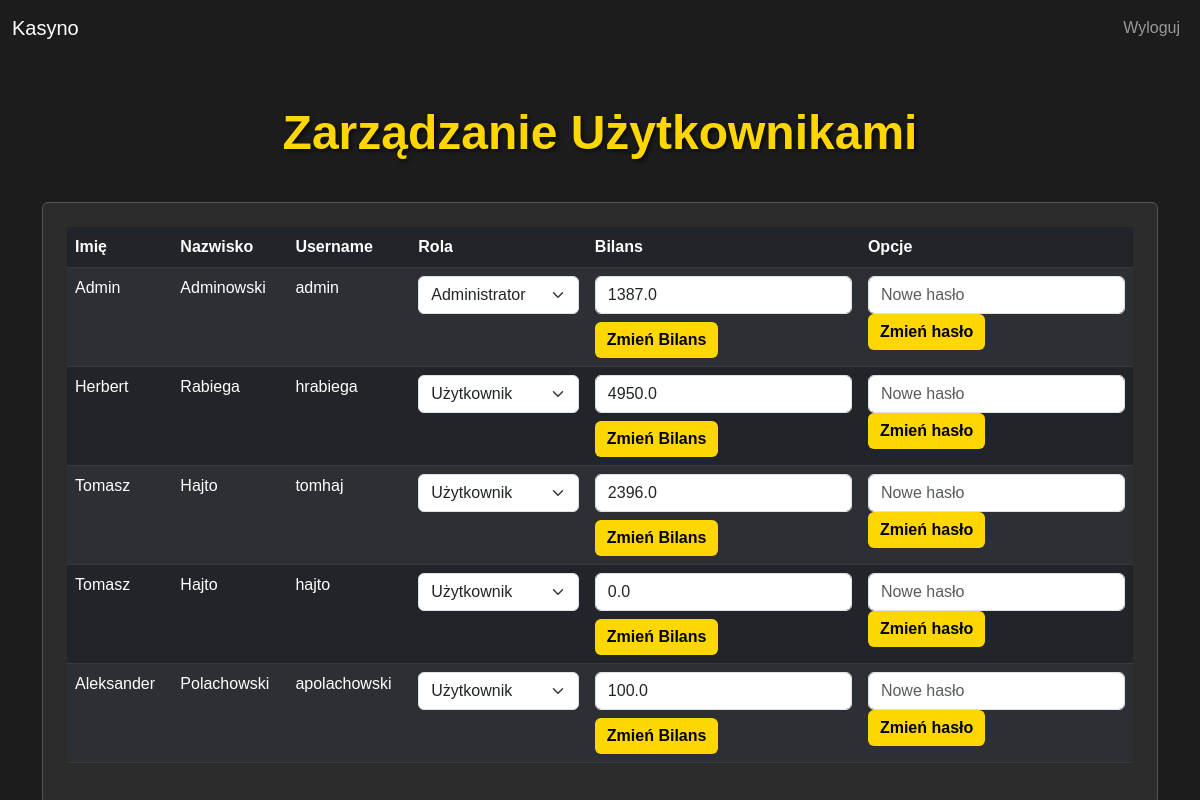
The app's page /admin_users, older data.
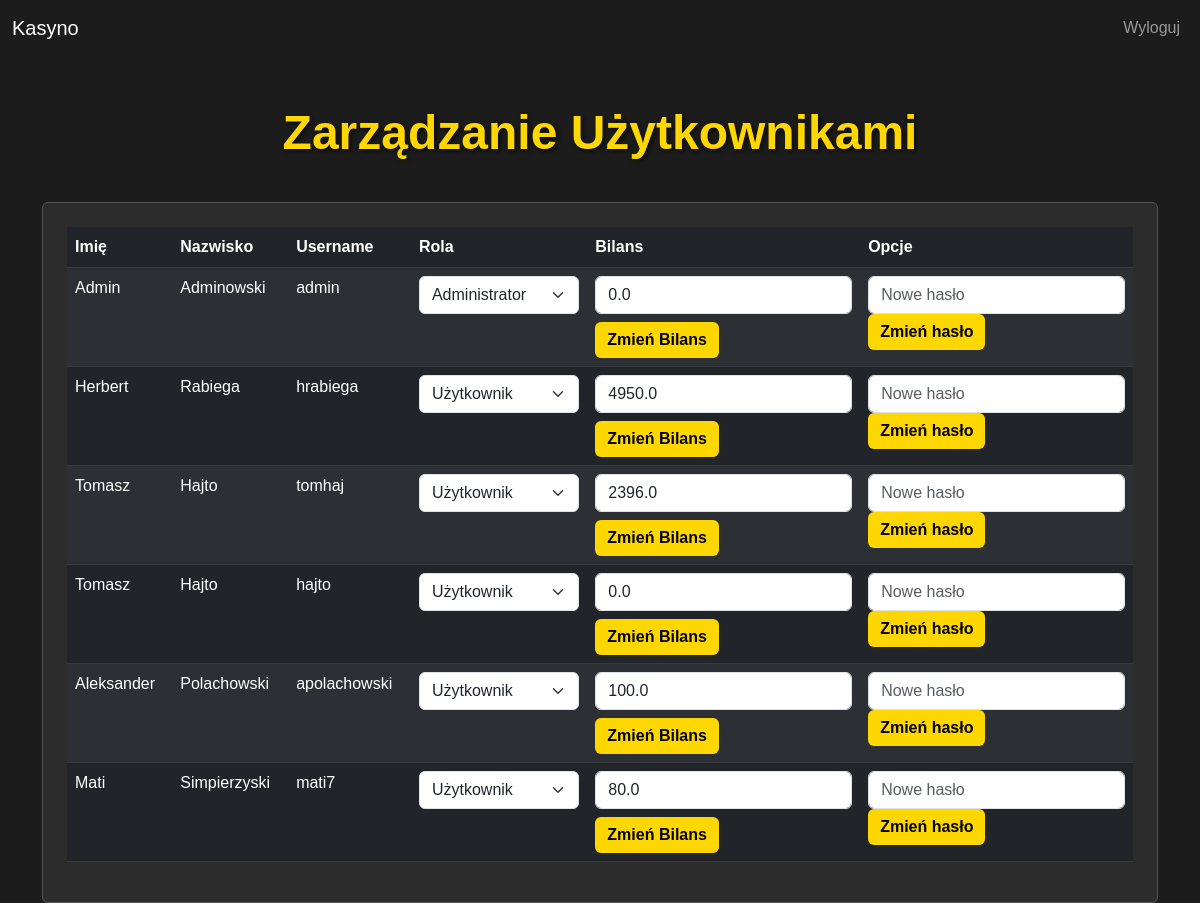
The same page, newer data.
### main.py (models this page shows)
class User(db.Model):
    id = db.Column(db.Integer, primary_key=True)
    first_name = db.Column(db.String(100), nullable=False)
    last_name = db.Column(db.String(100), nullable=False)
    username = db.Column(db.String(50), unique=True, nullable=False)
    password = db.Column(db.String(50), nullable=False)
    balance = db.Column(db.Float, default=0.0)
    birth_date = db.Column(db.Date, nullable=False)
    role = db.Column(db.String(10), default='user')

### main.py (the view)
@app.route('/admin_users')
def admin_users():
    users = User.query.all()
    return render_template('admin_users.html', users=users)

### main.py (called while the page is built, shortened)
@app.before_request
def setup_database():
    db.create_all()

### templates/admin_users.html (shortened to what this page needs)
<!DOCTYPE html>
<html lang="en">
<head>
    <link href="https://cdn.jsdelivr.net/npm/bootstrap@5.3.0-alpha1/dist/css/bootstrap.min.css" rel="stylesheet">
</head>
<body>
    <nav class="navbar navbar-expand-lg navbar-dark">
        <div class="container-fluid">
            <a class="navbar-brand" href="/casino">Kasyno</a>
            <ul class="navbar-nav ms-auto">
                <li class="nav-item">
                    <a class="nav-link" href="/logout">Wyloguj</a>
                </li>
            </ul>
        </div>
    </nav>
    <div class="container mt-5">
        <h1 class="text-center">Zarządzanie Użytkownikami</h1>
        <div class="card p-4">
            <table class="table table-dark table-striped">
                <thead>
                    <tr>
                        <th>Imię</th>
                        <th>Nazwisko</th>
                        <th>Username</th>
                        <th>Rola</th>
                        <th>Bilans</th>
                        <th>Opcje</th>
                    </tr>
                </thead>
                <tbody>
                    {% for user in users %}
                    <tr>
                        <td>{{ user.first_name }}</td>
                        <td>{{ user.last_name }}</td>
                        <td>{{ user.username }}</td>
                        <td>
                            <form action="/change_role/{{ user.id }}" method="POST">
                                <select name="role" class="form-select" onchange="this.form.submit()">
                                    <option value="user" {% if user.role == 'user' %} selected {% endif %}>Użytkownik</option>
                                    <option value="admin" {% if user.role == 'admin' %} selected {% endif %}>Administrator</option>
                                </select>
                            </form>
                        </td>
                        <td>
                            <form action="/change_balance/{{ user.id }}" method="POST">
                                <input type="number" class="form-control" name="balance" value="{{ user.balance }}" step="0.01" min="0" required>
                                <button type="submit" class="btn btn-primary mt-2">Zmień Bilans</button>
                            </form>
                        </td>
                        <td>
                            <form action="{{ url_for('change_password_user', user_id=user.id) }}" method="POST">
                                <input type="password" name="new_password" class="form-control" required placeholder="Nowe hasło">
                                <button type="submit" class="btn btn-primary">Zmień hasło</button>
                            </form>
                        </td>
                    </tr>
                    {% endfor %}
                </tbody>
            </table>
        </div>
    </div>
</body>
</html>

Row changes from the older to the newer data that the page shows:
changed User "Admin": balance "1387.0" → "0.0"
added User: first_name "Mati", last_name "Simpierzyski", username "mati7", role "Użytkownik", balance "80.0"
